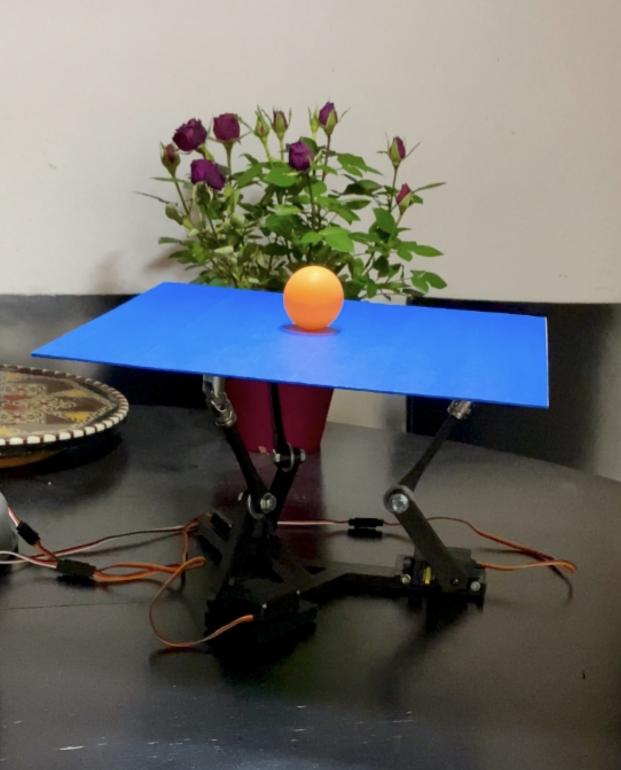
#> input picture Complete_assembly.jpg, 1242 x 1539 px, given in place of the camera (shown at 1/2 size)
$ python first_try.py
#> lines starting #> are read from the running program, lines starting #| are printed output that depends on the picture; after the words box and inside, x2 and y2 are one past the last pixel; in counts of white or black regions, pixels touching at a corner belong together
#149, 5
#149,423
#624, 432
#640, 0
import time
import numpy as np
import cv2 as cv
from adafruit_servokit import ServoKit
kit = ServoKit(channels = 16)
kit.servo[0].set_pulse_width_range(500, 2500) #Very important
kit.servo[1].set_pulse_width_range(500, 2500) #Very important

cap = cv.VideoCapture(0)
cap.set(3,640)
cap.set(4,480)

radii = []
start = time.time()
for f in np.arange(0,200,1):
    ret, frame = cap.read()
    frame = frame[5:435, 165:635, :]
    blurredframe = cv.medianBlur(frame, 3)
    hsv = cv.cvtColor(blurredframe, cv.COLOR_BGR2HSV)
    lower_value1 = np.array([00,100,20])
    higher_value1 = np.array([30,255,255])
    mask = cv.inRange(hsv, lower_value1, higher_value1)
    # [4 lines of commented-out code are left out]
    res = cv.bitwise_and(frame, frame, mask)
    circles = cv.HoughCircles(mask, cv.HOUGH_GRADIENT, 2, 500, param1=300,param2=10,minRadius=25,maxRadius=60)
    if type(circles) == np.ndarray and circles.size != 0:
        circles = np.uint16(np.around(circles))
        for i in circles[0,:]:
            print(i[1])
            kit.servo[0].angle = ((i[1] - 30) / 410) * 180
    cv.imshow("Feed", res)
    k = cv.waitKey(2)
    if k == 27:
        break
#> this loop made 1 pass; (key Esc is pressed on pass 1)
#> circles on pass 1: [[241, 313, 50]]
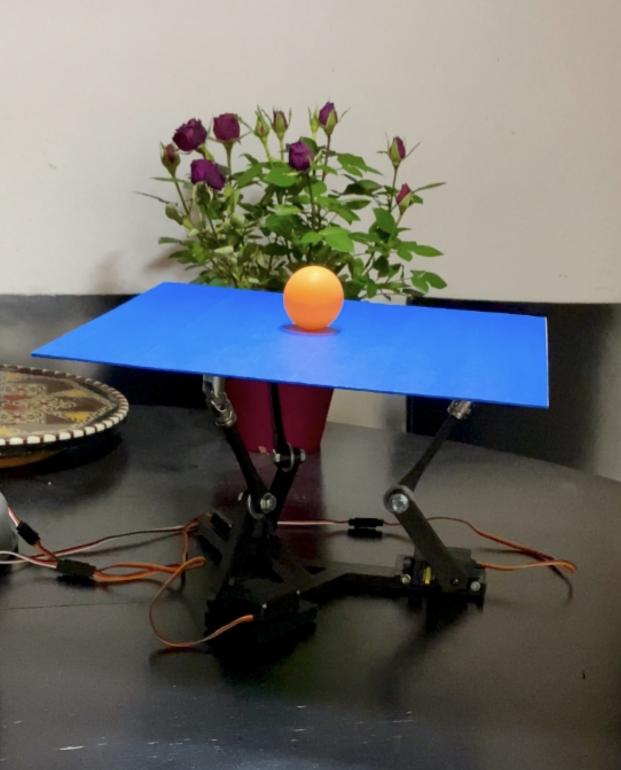
#> input picture Complete_assembly.jpg, 1242 x 1539 px, given in place of the camera (shown at 1/2 size)
#> pass 1, `frame = frame[5:435, 165:635, :]`:
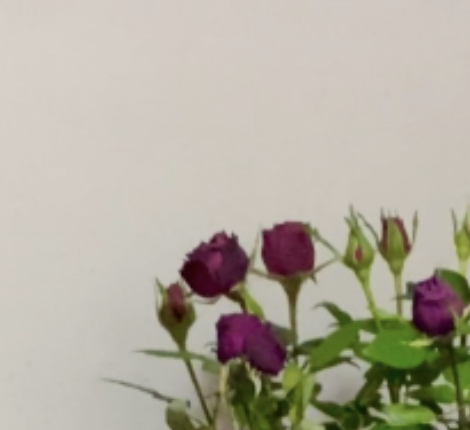
#> frame: shape (430, 470, 3); mean B, G, R 158.5, 172.4, 178.1
#> pass 1, `mask = cv.inRange(hsv, lower_value1, higher_value1)`:
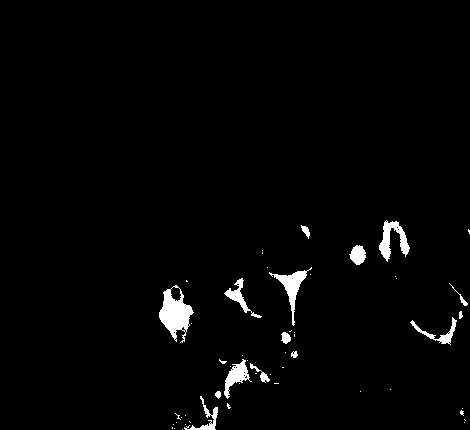
#> mask: shape (430, 470); 2.1% white; 54 white regions (39 under 20 px), largest, box (x1, y1, x2, y2) and area: (159, 285, 194, 343) 1006, (269, 267, 312, 326) 569, (379, 220, 410, 262) 552
stop = time.time()
print(200 / (stop - start))
cap.release()
cv.destroyAllWindows()
